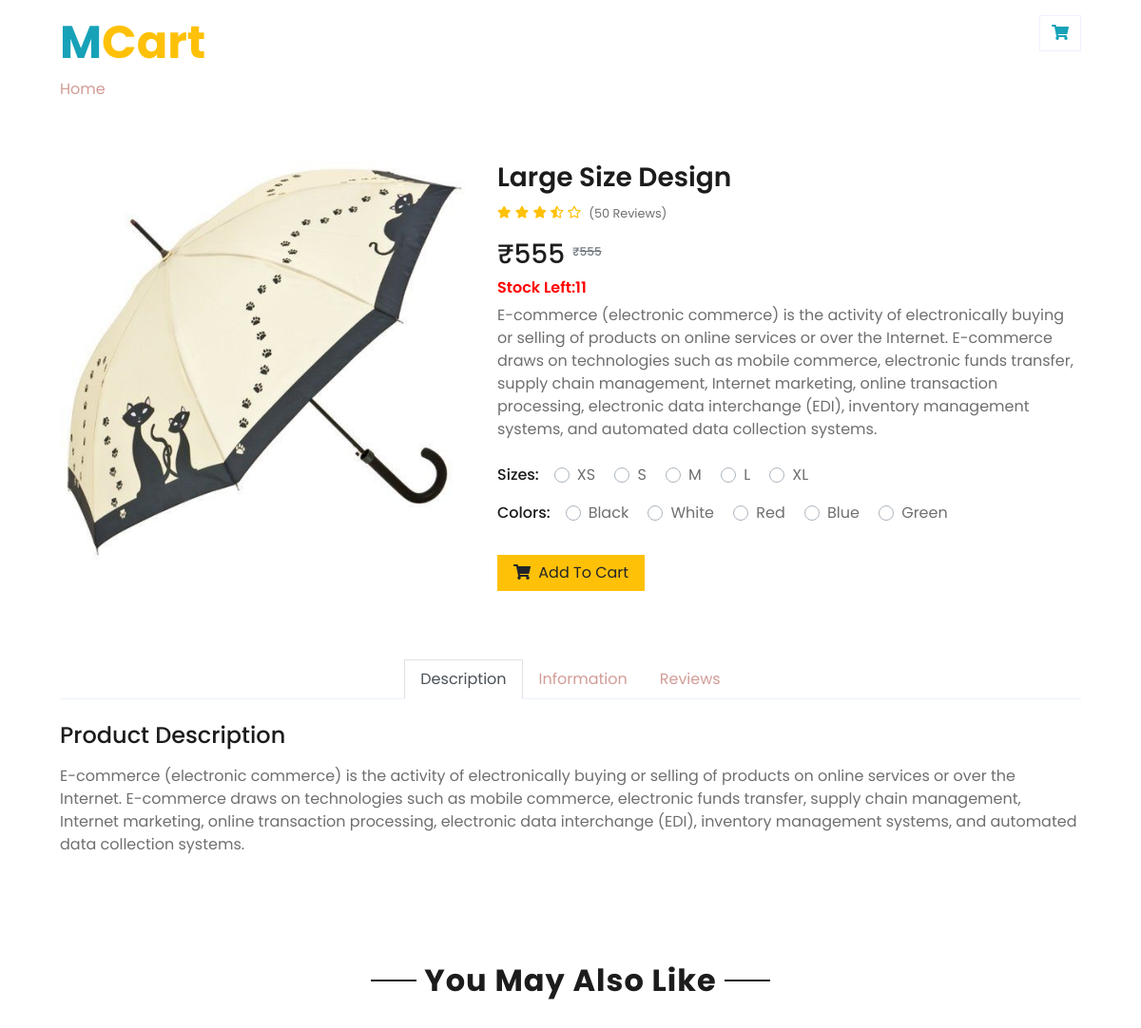
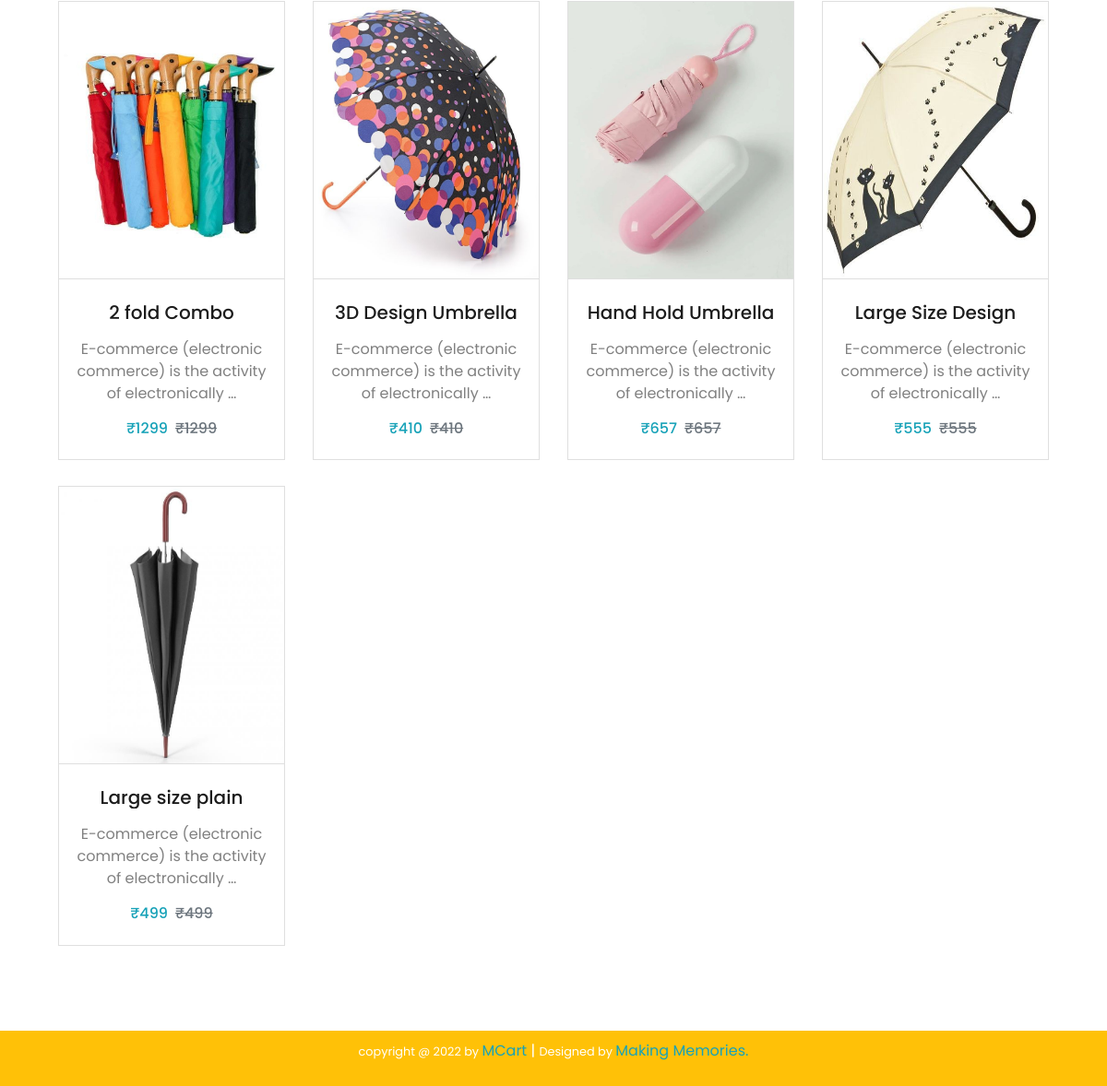
Page /umbrellas/large-size-design on the committed database (2 pictures, top to bottom).
### home/models.py (models this page shows, shortened)
class Products(models.Model):
    name = models.CharField(max_length=250, unique=True)
    slug = models.SlugField(max_length=250, unique=True)
    img = models.ImageField(upload_to='product')
    desc = models.TextField()
    stock = models.IntegerField()
    available = models.BooleanField()
    price = models.IntegerField()
    category = models.ForeignKey(Categ,on_delete=models.CASCADE)
    class Meta:
        ordering = ('name',)
    def get_url(self):
        return reverse('details', args=[self.category.slug, self.slug])

### home/views.py (the view)
# urls.py: path('<slug:c_slug>/<slug:prod_slug>',views.ProdDetails, name='details'),
def ProdDetails(request, c_slug, prod_slug):
    try:
        pro = Products.objects.get(category__slug=c_slug, slug=prod_slug)
    except Exception as e:
        raise e
    c_page = get_object_or_404(Categ, slug=c_slug)
    pr = Products.objects.filter(category=c_page, available=True)
    return render(request, "detail.html", {'pro': pro, 'pr': pr})

### cart/context_processors.py (called while the page is built)
def count(request):
    itm_ct=0
    if 'admin' in request.path:
        return {}
    else:
        try:
            ct=CartList.objects.filter(cart_id=c_id(request))
            c_item=CartItems.objects.all().filter(cart=ct[:1])
            for i in c_item:
                itm_ct=itm_ct+1
        except CartList.DoesNotExist:
            itm_ct = 0
        return dict(itc=itm_ct)

### cart/views.py (called while the page is built)
def c_id(request):
    ct_id = request.session.session_key
    if not ct_id:
        ct_id = request.session.create()
    return ct_id

### templates/detail.html (shortened to what this page needs)
{% load static %}
<!DOCTYPE html>
<html lang="en">
<head>
    <link href="https://cdnjs.cloudflare.com/ajax/libs/font-awesome/5.10.0/css/all.min.css" rel="stylesheet">
    <link href="{% static 'shop/lib/owlcarousel/assets/owl.carousel.min.css' %}" rel="stylesheet">
    <link href="{% static 'shop/css/style.css' %}" rel="stylesheet">
</head>
<body>
    <div class="container-fluid">
        <div class="row justify-content-between py-3 px-xl-5">
            <div class="col-lg-3 d-none d-lg-block">
                <a href="/" class="text-decoration-none">
                    <h1 style="font-size:3rem" class="text-warning font-weight-bold"><span class="text-info font-weight-bold ">M</span>Cart</h1>
                </a>
                <a href="/" class="text-decoration-none">Home</a>
            </div>
            <div class="col-lg-3 col-6 text-right">
                 <a href="{% url 'cartDetails' %}" class="btn border">
                    <i class="fas fa-shopping-cart text-info"></i>
                </a>
            </div>
        </div>
    </div>
    <div class="container-fluid py-5">
        <div class="row px-xl-5">
            <div class="col-lg-5 pb-5">
                <div style=>
                            <img class="w-100 h-100" src="{{pro.img.url}}" alt="Image">
                </div>
            </div>
            <div class="col-lg-7 pb-5">
                <h3 class="font-weight-semi-bold">{{pro.name}}</h3>
                <div class="d-flex mb-3">
                    <div class="text-warning mr-2">
                        <small class="fas fa-star"></small>
                        <small class="fas fa-star"></small>
                        <small class="fas fa-star"></small>
                        <small class="fas fa-star-half-alt"></small>
                        <small class="far fa-star"></small>
                    </div>
                    <small class="pt-1">(50 Reviews)</small>
                </div>
                <div class="d-flex ">
                    <h3 >₹{{pro.price}}</h3><h6 class="text-muted ml-2"><sub>₹<del>{{pro.price}}</del></sub></h6>
                </div>
                <h6 style="color:red" class="font-weight-semi-bold">Stock Left:{{pro.stock}}</h6>
                <p class="mb-4">{{pro.desc}}</p>
                <div class="d-flex mb-3">
                    <p class="text-dark font-weight-medium mb-0 mr-3">Sizes:</p>
                    <form>
                        <div class="custom-control custom-radio custom-control-inline">
                            <label class="custom-control-label" for="size-1">XS</label>
                        </div>
                        <div class="custom-control custom-radio custom-control-inline">
                            <label class="custom-control-label" for="size-2">S</label>
                        </div>
                        <div class="custom-control custom-radio custom-control-inline">
                            <label class="custom-control-label" for="size-3">M</label>
                        </div>
                        <div class="custom-control custom-radio custom-control-inline">
                            <label class="custom-control-label" for="size-4">L</label>
                        </div>
                        <div class="custom-control custom-radio custom-control-inline">
                            <label class="custom-control-label" for="size-5">XL</label>
                        </div>
                    </form>
                </div>
                <div class="d-flex mb-4">
                    <p class="text-dark font-weight-medium mb-0 mr-3">Colors:</p>
                    <form>
                        <div class="custom-control custom-radio custom-control-inline">
                            <label class="custom-control-label" for="color-1">Black</label>
                        </div>
                        <div class="custom-control custom-radio custom-control-inline">
                            <label class="custom-control-label" for="color-2">White</label>
                        </div>
                        <div class="custom-control custom-radio custom-control-inline">
                            <label class="custom-control-label" for="color-3">Red</label>
                        </div>
                        <div class="custom-control custom-radio custom-control-inline">
                            <label class="custom-control-label" for="color-4">Blue</label>
                        </div>
                        <div class="custom-control custom-radio custom-control-inline">
                            <label class="custom-control-label" for="color-5">Green</label>
                        </div>
                    </form>
                </div>
                <div class="d-flex align-items-center mb-4 pt-2">
                    {% if pro.stock <= 0 %}
                    <h6 style="color:red" class="font-weight-semi-bold">Sorry! No stock left</h6>
                    {% else %}
                    <a href="{% url 'addcart' pro.id %}" class="btn btn-warning px-3"><i class="fa fa-shopping-cart mr-1"></i> Add To Cart</a>
                    {% endif %}
                </div>
            </div>
        </div>
        <div class="row px-xl-5">
            <div class="col">
                <div class="nav nav-tabs justify-content-center border-secondary mb-4">
                    <a class="nav-item nav-link active" data-toggle="tab" href="#tab-pane-1">Description</a>
                    <a class="nav-item nav-link" data-toggle="tab" href="#tab-pane-2">Information</a>
                    <a class="nav-item nav-link" data-toggle="tab" href="#tab-pane-3">Reviews </a>
                </div>
                <div class="tab-content">
                    <div class="tab-pane fade show active" id="tab-pane-1">
                        <h4 class="mb-3">Product Description</h4>
                        <p>{{pro.desc}}</p>
                    </div>
                </div>
            </div>
        </div>
    </div>
    <div class="container-fluid py-5">
        <div class="text-center mb-4">
            <h2 class="section-title px-5"><span class="px-2">You May Also Like</span></h2>
        </div>
        <div class="row px-xl-5 pb-3">
            {% for i in pr %}
            <div class="col-lg-3 col-md-6 col-sm-12 pb-1">
                <a href="{{i.get_url}}" style="color:grey; text-decoration:none"><div class="card product-item  mb-4" >
                    <div class="card-header product-img position-relative overflow-hidden bg-transparent  p-0">
                        <img class="img-fluid w-100" src= "{{i.img.url}}" alt="No image found" style="height:300px;">
                    </div>
                    <div class="card-body  text-center p-0 pt-4 pb-3">
                        <h5 class="text-truncate mb-3">{{i.name}}</h5>
                        <p style="padding-left:10px; padding-right:10px; ">{{i.desc|truncatewords:8}}</p>
                        <div class="d-flex justify-content-center">
                            <h6 style="color:#17a2b8">₹{{i.price}}</h6><h6 class="text-muted ml-2"><del>₹{{i.price}}</del></h6>
                        </div>
                    </div>
                </div></a>
            </div>
            {% endfor %}
        </div>
    </div>
<div style="background-color:#ffc107; padding:10px; text-align:center">
        <p style="color:white"> <small>copyright @ 2022 by   </small><a href="/" style="color:#17a2b8">  MCart</a> | <small>  Designed by </small><a href="/" style="color:#17a2b8">Making Memories.</a></p>
    </div>
</body>
</html>

### rows in the picture
Products: img (picture), name "Large Size Design", price "555", stock "11", desc "E-commerce (electronic commerce) is the activity of electronically buying or selling of products on online services or over the Internet. E-commerce draws on technologies such as mobile commerce, electronic funds transfer, supply chain management, Internet marketing, online transaction processing, electronic data interchange (EDI), inventory management systems, and automated data collection systems.", desc "E-commerce (electronic commerce) is the activity of electronically …"
Products: img (picture), name "2 fold Combo", desc "E-commerce (electronic commerce) is the activity of electronically …", price "1299"
Products: img (picture), name "3D Design Umbrella", desc "E-commerce (electronic commerce) is the activity of electronically …", price "410"
Products: img (picture), name "Hand Hold Umbrella", desc "E-commerce (electronic commerce) is the activity of electronically …", price "657"
Products: img (picture), name "Large size plain", desc "E-commerce (electronic commerce) is the activity of electronically …", price "499"
